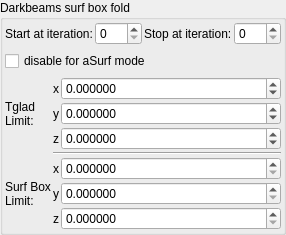
    <widget class="QGroupBox" name="groupBox">
     <property name="toolTip">
      <string>&lt;html&gt;&lt;head/&gt;&lt;body&gt;&lt;p&gt;&lt;span style=&quot; font-weight:600; font-style:italic;&quot;&gt;If foldMod = 0, you disable the fold of the corresponding axis. &lt;/span&gt;&lt;span style=&quot; font-weight:600; font-style:italic; color:#008000;&quot;&gt;Nice to create curly surfaces aka amazing surf&lt;/span&gt;&lt;span style=&quot; font-weight:600; font-style:italic;&quot;/&gt;&lt;img src=&quot;http://www.fractalforums.com/Smileys/default/grin.gif&quot;/&gt;&lt;span style=&quot; font-weight:600; font-style:italic;&quot;&gt;&lt;br/&gt;Conversely if foldMod tends to infinity, you get &lt;/span&gt;&lt;span style=&quot; font-weight:600; font-style:italic; color:#ff0000;&quot;&gt;Tglad's fold&lt;/span&gt;&lt;span style=&quot; font-weight:600; font-style:italic;&quot;&gt;. I found that 2000 can be enough.&lt;br/&gt;If foldMod = 2*fold, you get&lt;/span&gt;&lt;span style=&quot; font-weight:600; font-style:italic; color:#0000ff;&quot;&gt; the perfect Mixed Folding&lt;/span&gt;&lt;span style=&quot; font-weight:600; font-style:italic;&quot;&gt;, simulating abs() and fold at the same time.&lt;br/&gt;If foldMod = 4*fold, you get a double folding just like doing fold twice.&lt;/span&gt;&lt;/p&gt;&lt;/body&gt;&lt;/html&gt;</string>
     </property>
     <property name="title">
      <string>Darkbeams surf box fold</string>
     </property>
     <layout class="QVBoxLayout" name="verticalLayout_4">
      <property name="leftMargin">
       <number>2</number>
      </property>
      <property name="topMargin">
       <number>2</number>
      </property>
      <property name="rightMargin">
       <number>2</number>
      </property>
      <property name="bottomMargin">
       <number>2</number>
      </property>
      <item>
       <layout class="QGridLayout" name="gridLayout_79">
        <property name="spacing">
         <number>2</number>
        </property>
        <item row="2" column="2">
         <widget class="QLabel" name="label_51">
          <property name="text">
           <string>Stop at iteration:</string>
          </property>
         </widget>
        </item>
        <item row="2" column="3">
         <widget class="MySpinBox" name="spinboxInt_transf_stop_iterations_B">
          <property name="sizePolicy">
           <sizepolicy hsizetype="Preferred" vsizetype="Maximum">
            <horstretch>0</horstretch>
            <verstretch>0</verstretch>
           </sizepolicy>
          </property>
          <property name="maximum">
           <number>999</number>
          </property>
         </widget>
        </item>
        <item row="2" column="0">
         <widget class="QLabel" name="label_71">
          <property name="text">
           <string>Start at iteration:</string>
          </property>
         </widget>
        </item>
        <item row="2" column="1">
         <widget class="MySpinBox" name="spinboxInt_transf_start_iterations_B">
          <property name="sizePolicy">
           <sizepolicy hsizetype="Minimum" vsizetype="Maximum">
            <horstretch>0</horstretch>
            <verstretch>0</verstretch>
           </sizepolicy>
          </property>
          <property name="minimum">
           <number>0</number>
          </property>
          <property name="maximum">
           <number>999</number>
          </property>
          <property name="value">
           <number>0</number>
          </property>
         </widget>
        </item>
       </layout>
      </item>
      <item>
       <widget class="MyCheckBox" name="checkBox_transf_function_enabled">
        <property name="text">
         <string notr="true">disable for aSurf mode</string>
        </property>
       </widget>
      </item>
      <item>
       <layout class="QGridLayout" name="gridLayout_64" columnstretch="0,0,0,1">
        <property name="spacing">
         <number>2</number>
        </property>
        <item row="2" column="2">
         <widget class="QLabel" name="label_122">
          <property name="text">
           <string notr="true">y</string>
          </property>
         </widget>
        </item>
        <item row="1" column="2">
         <widget class="QLabel" name="label_123">
          <property name="text">
           <string notr="true">x</string>
          </property>
         </widget>
        </item>
        <item row="5" column="2">
         <widget class="QLabel" name="label_129">
          <property name="text">
           <string notr="true">x</string>
          </property>
         </widget>
        </item>
        <item row="3" column="2">
         <widget class="QLabel" name="label_124">
          <property name="text">
           <string notr="true">z</string>
          </property>
         </widget>
        </item>
        <item row="6" column="2">
         <widget class="QLabel" name="label_130">
          <property name="text">
           <string notr="true">y</string>
          </property>
         </widget>
        </item>
        <item row="3" column="3">
         <widget class="MyDoubleSpinBox" name="spinbox3_transf_addition_constant_111_z">
          <property name="sizePolicy">
           <sizepolicy hsizetype="Minimum" vsizetype="Maximum">
            <horstretch>0</horstretch>
            <verstretch>0</verstretch>
           </sizepolicy>
          </property>
          <property name="decimals">
           <number>6</number>
          </property>
          <property name="minimum">
           <double>-99.989999999999995</double>
          </property>
          <property name="maximum">
           <double>99.989999999999995</double>
          </property>
          <property name="singleStep">
           <double>0.100000000000000</double>
          </property>
         </widget>
        </item>
        <item row="1" column="3">
         <widget class="MyDoubleSpinBox" name="spinbox3_transf_addition_constant_111_x">
          <property name="sizePolicy">
           <sizepolicy hsizetype="Minimum" vsizetype="Maximum">
            <horstretch>0</horstretch>
            <verstretch>0</verstretch>
           </sizepolicy>
          </property>
          <property name="prefix">
           <string/>
          </property>
          <property name="decimals">
           <number>6</number>
          </property>
          <property name="minimum">
           <double>-99.989999999999995</double>
          </property>
          <property name="singleStep">
           <double>0.100000000000000</double>
          </property>
         </widget>
        </item>
        <item row="6" column="3">
         <widget class="MyDoubleSpinBox" name="spinbox3_transf_offset_222_y">
          <property name="sizePolicy">
           <sizepolicy hsizetype="Minimum" vsizetype="Maximum">
            <horstretch>0</horstretch>
            <verstretch>0</verstretch>
           </sizepolicy>
          </property>
          <property name="decimals">
           <number>6</number>
          </property>
          <property name="minimum">
           <double>0.000000000000000</double>
          </property>
          <property name="maximum">
           <double>2000.000000000000000</double>
          </property>
          <property name="singleStep">
           <double>0.100000000000000</double>
          </property>
         </widget>
        </item>
        <item row="2" column="3">
         <widget class="MyDoubleSpinBox" name="spinbox3_transf_addition_constant_111_y">
          <property name="sizePolicy">
           <sizepolicy hsizetype="Minimum" vsizetype="Maximum">
            <horstretch>0</horstretch>
            <verstretch>0</verstretch>
           </sizepolicy>
          </property>
          <property name="decimals">
           <number>6</number>
          </property>
          <property name="minimum">
           <double>-99.989999999999995</double>
          </property>
          <property name="maximum">
           <double>99.989999999999995</double>
          </property>
          <property name="singleStep">
           <double>0.100000000000000</double>
          </property>
         </widget>
        </item>
        <item row="5" column="3">
         <widget class="MyDoubleSpinBox" name="spinbox3_transf_offset_222_x">
          <property name="sizePolicy">
           <sizepolicy hsizetype="Minimum" vsizetype="Maximum">
            <horstretch>0</horstretch>
            <verstretch>0</verstretch>
           </sizepolicy>
          </property>
          <property name="prefix">
           <string/>
          </property>
          <property name="decimals">
           <number>6</number>
          </property>
          <property name="minimum">
           <double>0.000000000000000</double>
          </property>
          <property name="maximum">
           <double>2000.000000000000000</double>
          </property>
          <property name="singleStep">
           <double>0.100000000000000</double>
          </property>
         </widget>
        </item>
        <item row="4" column="2" colspan="2">
         <widget class="Line" name="line">
          <property name="orientation">
           <enum>Qt::Horizontal</enum>
          </property>
         </widget>
        </item>
        <item row="7" column="3">
         <widget class="MyDoubleSpinBox" name="spinbox3_transf_offset_222_z">
          <property name="sizePolicy">
           <sizepolicy hsizetype="Minimum" vsizetype="Maximum">
            <horstretch>0</horstretch>
            <verstretch>0</verstretch>
           </sizepolicy>
          </property>
          <property name="decimals">
           <number>6</number>
          </property>
          <property name="minimum">
           <double>0.000000000000000</double>
          </property>
          <property name="maximum">
           <double>2000.000000000000000</double>
          </property>
          <property name="singleStep">
           <double>0.100000000000000</double>
          </property>
         </widget>
        </item>
        <item row="7" column="2">
         <widget class="QLabel" name="label_125">
          <property name="text">
           <string notr="true">z</string>
          </property>
         </widget>
        </item>
        <item row="1" column="1" rowspan="3">
         <widget class="QLabel" name="label_257">
          <property name="text">
           <string>Tglad
Limit:</string>
          </property>
         </widget>
        </item>
        <item row="5" column="1" rowspan="3">
         <widget class="QLabel" name="label_258">
          <property name="text">
           <string>Surf Box
Limit:</string>
          </property>
         </widget>
        </item>
       </layout>
      </item>
     </layout>
    </widget>
